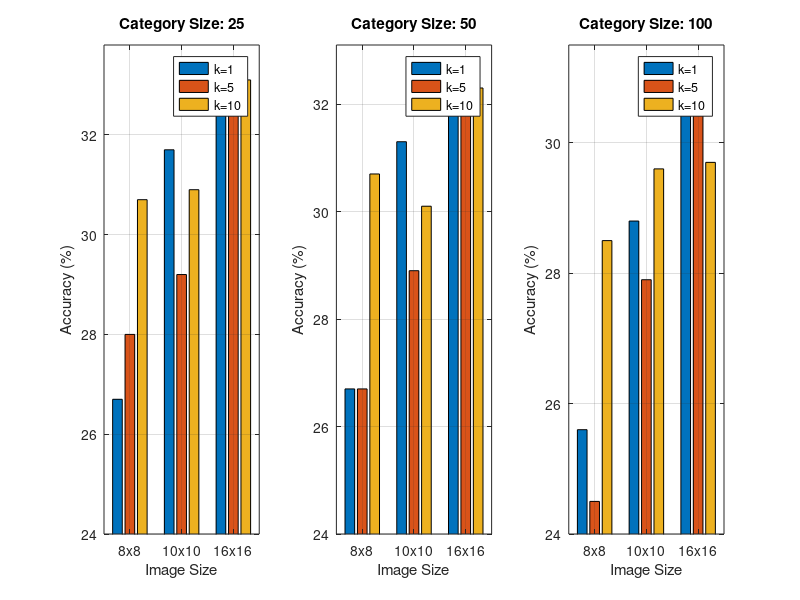

Write the MATLAB code that produced this figure.
%% Function to generate bar plot from recorded accuracy readings across various tiny image configurations

category_sizes = [25, 50, 100]; % Number of training images per category
image_sizes = {'8x8', '10x10', '16x16'}; % Tiny image resolutions
k_values = [1, 5, 10]; % k values tested

% Accuracy data for each combination of category size, image size, and k value
accuracy_data = [
    % 25 images per category
    26.7, 28.0, 30.7; % 8x8
    26.7, 26.7, 30.7; % 10x10
    25.6, 24.5, 28.5; % 16x16
    
    % 50 images per category
    31.7, 29.2, 30.9; % 8x8
    31.3, 28.9, 30.1; % 10x10
    28.8, 27.9, 29.6; % 16x16
    
    % 100 images per category
    32.6, 33.3, 33.1; % 8x8
    32.6, 32.6, 32.3; % 10x10
    31.0, 30.7, 29.7; % 16x16
];

% Reshape the accuracy data into a 3D matrix (category_size x image_size x k_value)
accuracy_data = reshape(accuracy_data, [3, 3, 3]);

% Create grouped bar plots for each category size
figure;
for i = 1:length(category_sizes)
    subplot(1, 3, i); % Create a subplot for each category size
    
    % Get accuracy data for the current category size
    data = squeeze(accuracy_data(i, :, :));
    
    % Create grouped bar plot
    bar(data, 'grouped');
    
    title(['Category Size: ' num2str(category_sizes(i))]);
    xlabel('Image Size');
    ylabel('Accuracy (%)');
    xticklabels(image_sizes);
    legend('k=1', 'k=5', 'k=10', 'Location', 'best');
    grid on;
    
    % Set y-axis limits to start at 20
    ylim([24, max(data(:)) + 0.5]); 
end